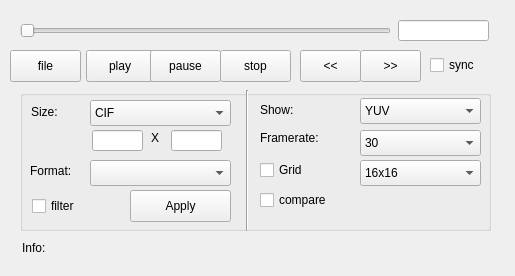
<?xml version="1.0" encoding="UTF-8"?>
<ui version="4.0">
 <class>yuv_main_wnd</class>
 <widget class="QWidget" name="yuv_main_wnd">
  <property name="geometry">
   <rect>
    <x>0</x>
    <y>0</y>
    <width>515</width>
    <height>276</height>
   </rect>
  </property>
  <property name="windowTitle">
   <string>YUVPlayerMainWidget</string>
  </property>
  <widget class="QPushButton" name="pushButton_play">
   <property name="geometry">
    <rect>
     <x>86</x>
     <y>50</y>
     <width>68</width>
     <height>32</height>
    </rect>
   </property>
   <property name="text">
    <string>play</string>
   </property>
  </widget>
  <widget class="QPushButton" name="pushButton_pause">
   <property name="geometry">
    <rect>
     <x>150</x>
     <y>50</y>
     <width>71</width>
     <height>32</height>
    </rect>
   </property>
   <property name="text">
    <string>pause</string>
   </property>
  </widget>
  <widget class="QPushButton" name="pushButton_file">
   <property name="geometry">
    <rect>
     <x>10</x>
     <y>50</y>
     <width>71</width>
     <height>32</height>
    </rect>
   </property>
   <property name="text">
    <string>file</string>
   </property>
  </widget>
  <widget class="QPushButton" name="pushButton_next">
   <property name="geometry">
    <rect>
     <x>360</x>
     <y>50</y>
     <width>61</width>
     <height>32</height>
    </rect>
   </property>
   <property name="text">
    <string>&gt;&gt;</string>
   </property>
  </widget>
  <widget class="QPushButton" name="pushButton_previous">
   <property name="geometry">
    <rect>
     <x>300</x>
     <y>50</y>
     <width>61</width>
     <height>32</height>
    </rect>
   </property>
   <property name="text">
    <string>&lt;&lt;</string>
   </property>
  </widget>
  <widget class="QGroupBox" name="groupBox">
   <property name="geometry">
    <rect>
     <x>20</x>
     <y>90</y>
     <width>471</width>
     <height>141</height>
    </rect>
   </property>
   <property name="title">
    <string/>
   </property>
   <widget class="QLabel" name="label">
    <property name="geometry">
     <rect>
      <x>11</x>
      <y>11</y>
      <width>59</width>
      <height>21</height>
     </rect>
    </property>
    <property name="text">
     <string>Size:</string>
    </property>
   </widget>
   <widget class="QComboBox" name="comboBox_size">
    <property name="geometry">
     <rect>
      <x>70</x>
      <y>10</y>
      <width>141</width>
      <height>26</height>
     </rect>
    </property>
    <item>
     <property name="text">
      <string>CIF</string>
     </property>
    </item>
    <item>
     <property name="text">
      <string>720p</string>
     </property>
    </item>
    <item>
     <property name="text">
      <string>1080p</string>
     </property>
    </item>
    <item>
     <property name="text">
      <string>other</string>
     </property>
    </item>
   </widget>
   <widget class="QPushButton" name="pushButton_apply">
    <property name="geometry">
     <rect>
      <x>110</x>
      <y>100</y>
      <width>101</width>
      <height>32</height>
     </rect>
    </property>
    <property name="text">
     <string>Apply</string>
    </property>
   </widget>
   <widget class="QLineEdit" name="lineEdit_width">
    <property name="geometry">
     <rect>
      <x>72</x>
      <y>40</y>
      <width>51</width>
      <height>21</height>
     </rect>
    </property>
    <property name="statusTip">
     <string extracomment="set width"/>
    </property>
    <property name="text">
     <string/>
    </property>
   </widget>
   <widget class="QLineEdit" name="lineEdit_height">
    <property name="geometry">
     <rect>
      <x>151</x>
      <y>40</y>
      <width>51</width>
      <height>21</height>
     </rect>
    </property>
    <property name="text">
     <string/>
    </property>
   </widget>
   <widget class="QLabel" name="label_2">
    <property name="geometry">
     <rect>
      <x>131</x>
      <y>40</y>
      <width>16</width>
      <height>16</height>
     </rect>
    </property>
    <property name="text">
     <string>X</string>
    </property>
   </widget>
   <widget class="QLabel" name="label_3">
    <property name="geometry">
     <rect>
      <x>10</x>
      <y>73</y>
      <width>59</width>
      <height>16</height>
     </rect>
    </property>
    <property name="text">
     <string>Format:</string>
    </property>
   </widget>
   <widget class="QComboBox" name="comboBox_format">
    <property name="geometry">
     <rect>
      <x>70</x>
      <y>70</y>
      <width>141</width>
      <height>26</height>
     </rect>
    </property>
   </widget>
   <widget class="QLabel" name="label_4">
    <property name="geometry">
     <rect>
      <x>240</x>
      <y>12</y>
      <width>59</width>
      <height>16</height>
     </rect>
    </property>
    <property name="text">
     <string>Show:</string>
    </property>
   </widget>
   <widget class="QComboBox" name="comboBox_show">
    <property name="geometry">
     <rect>
      <x>340</x>
      <y>8</y>
      <width>121</width>
      <height>26</height>
     </rect>
    </property>
    <item>
     <property name="text">
      <string>YUV</string>
     </property>
    </item>
    <item>
     <property name="text">
      <string>Y</string>
     </property>
    </item>
   </widget>
   <widget class="QLabel" name="label_5">
    <property name="geometry">
     <rect>
      <x>240</x>
      <y>40</y>
      <width>81</width>
      <height>16</height>
     </rect>
    </property>
    <property name="text">
     <string>Framerate:</string>
    </property>
   </widget>
   <widget class="QComboBox" name="comboBox_framerate">
    <property name="geometry">
     <rect>
      <x>340</x>
      <y>40</y>
      <width>121</width>
      <height>26</height>
     </rect>
    </property>
    <item>
     <property name="text">
      <string>30</string>
     </property>
    </item>
    <item>
     <property name="text">
      <string>25</string>
     </property>
    </item>
    <item>
     <property name="text">
      <string>15</string>
     </property>
    </item>
   </widget>
   <widget class="QCheckBox" name="checkBox_grid">
    <property name="geometry">
     <rect>
      <x>240</x>
      <y>70</y>
      <width>71</width>
      <height>20</height>
     </rect>
    </property>
    <property name="text">
     <string>Grid</string>
    </property>
   </widget>
   <widget class="QComboBox" name="comboBox_grid">
    <property name="geometry">
     <rect>
      <x>340</x>
      <y>70</y>
      <width>121</width>
      <height>26</height>
     </rect>
    </property>
    <item>
     <property name="text">
      <string>16x16</string>
     </property>
    </item>
    <item>
     <property name="text">
      <string>8x8</string>
     </property>
    </item>
    <item>
     <property name="text">
      <string>32x32</string>
     </property>
    </item>
   </widget>
   <widget class="Line" name="line">
    <property name="geometry">
     <rect>
      <x>217</x>
      <y>0</y>
      <width>20</width>
      <height>141</height>
     </rect>
    </property>
    <property name="orientation">
     <enum>Qt::Vertical</enum>
    </property>
   </widget>
   <widget class="QCheckBox" name="checkBox_compare">
    <property name="geometry">
     <rect>
      <x>240</x>
      <y>100</y>
      <width>86</width>
      <height>20</height>
     </rect>
    </property>
    <property name="text">
     <string>compare</string>
    </property>
   </widget>
   <widget class="QCheckBox" name="checkBox_filter">
    <property name="geometry">
     <rect>
      <x>12</x>
      <y>106</y>
      <width>86</width>
      <height>20</height>
     </rect>
    </property>
    <property name="text">
     <string>filter</string>
    </property>
   </widget>
  </widget>
  <widget class="QPushButton" name="pushButton_stop">
   <property name="geometry">
    <rect>
     <x>220</x>
     <y>50</y>
     <width>71</width>
     <height>32</height>
    </rect>
   </property>
   <property name="text">
    <string>stop</string>
   </property>
  </widget>
  <widget class="QSlider" name="horizontalSlider_framepos">
   <property name="geometry">
    <rect>
     <x>20</x>
     <y>20</y>
     <width>371</width>
     <height>22</height>
    </rect>
   </property>
   <property name="orientation">
    <enum>Qt::Horizontal</enum>
   </property>
  </widget>
  <widget class="QLineEdit" name="lineEdit_framepos_info">
   <property name="geometry">
    <rect>
     <x>398</x>
     <y>20</y>
     <width>91</width>
     <height>21</height>
    </rect>
   </property>
  </widget>
  <widget class="QLabel" name="label_yuv_info">
   <property name="geometry">
    <rect>
     <x>60</x>
     <y>238</y>
     <width>431</width>
     <height>21</height>
    </rect>
   </property>
   <property name="text">
    <string/>
   </property>
  </widget>
  <widget class="QLabel" name="label_6">
   <property name="geometry">
    <rect>
     <x>22</x>
     <y>240</y>
     <width>31</width>
     <height>16</height>
    </rect>
   </property>
   <property name="text">
    <string>Info:</string>
   </property>
  </widget>
  <widget class="QCheckBox" name="checkBox_play_sync">
   <property name="geometry">
    <rect>
     <x>430</x>
     <y>55</y>
     <width>61</width>
     <height>20</height>
    </rect>
   </property>
   <property name="text">
    <string>sync</string>
   </property>
  </widget>
 </widget>
 <layoutdefault spacing="6" margin="11"/>
 <tabstops>
  <tabstop>pushButton_apply</tabstop>
  <tabstop>pushButton_play</tabstop>
  <tabstop>pushButton_pause</tabstop>
  <tabstop>pushButton_previous</tabstop>
  <tabstop>pushButton_next</tabstop>
  <tabstop>pushButton_file</tabstop>
 </tabstops>
 <resources/>
 <connections/>
</ui>
